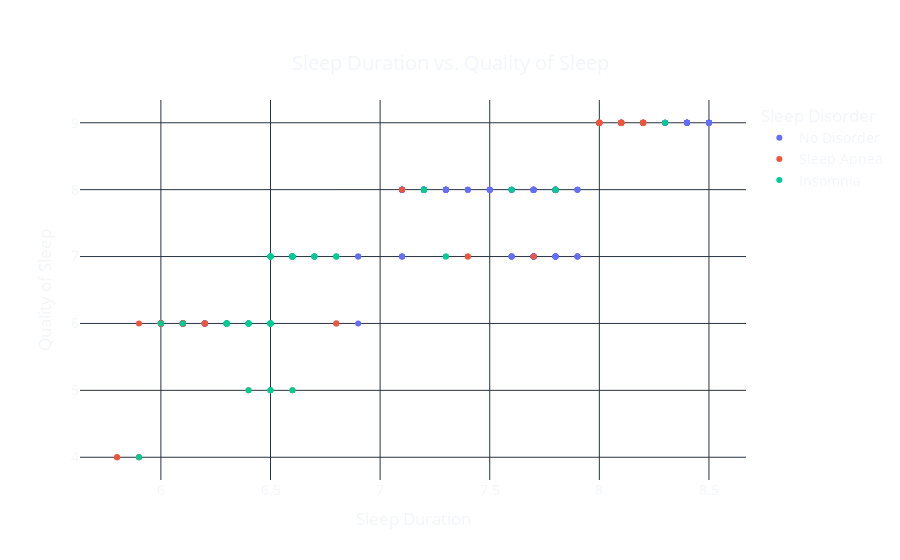

The code cell stored with this chart in its notebook:
### Code cell
fig = px.scatter(data, x='Sleep Duration', y='Quality of Sleep', color='Sleep Disorder', 
                    title='Sleep Duration vs. Quality of Sleep',
                    labels={'Sleep Duration': 'Sleep Duration', 'Quality of Sleep': 'Quality of Sleep'},
                    template='plotly_dark')

fig.update_layout(
    xaxis_title='Sleep Duration',
    yaxis_title='Quality of Sleep',
    title={
        'text': "Sleep Duration vs. Quality of Sleep",
        'y': 0.9,
        'x': 0.5,
        'xanchor': 'center',
        'yanchor': 'top'},
    font=dict(size=14),
    plot_bgcolor='rgba(0,0,0,0)',
    paper_bgcolor='rgba(0,0,0,0)'
)

fig.show()

### Figure 1 — Plotly figure (JSON) as saved in the notebook; plotly's stock layout.template omitted (floating-point values rounded to 4 significant figures; data arrays with more than 128 entries replaced by an {"elided": "..."} marker saying what was removed)
{"data": [{"hovertemplate": "Sleep Disorder=No Disorder<br>Sleep Duration=%{x}<br>Quality of Sleep=%{y}<extra></extra>", "legendgroup": "No Disorder", "marker": {"color": "#636efa", "symbol": "circle"}, "mode": "markers", "name": "No Disorder", "orientation": "v", "showlegend": true, "type": "scatter", "x": {"elided": "219 float values"}, "xaxis": "x", "y": {"elided": "219 int values"}, "yaxis": "y"}, {"hovertemplate": "Sleep Disorder=Sleep Apnea<br>Sleep Duration=%{x}<br>Quality of Sleep=%{y}<extra></extra>", "legendgroup": "Sleep Apnea", "marker": {"color": "#EF553B", "symbol": "circle"}, "mode": "markers", "name": "Sleep Apnea", "orientation": "v", "showlegend": true, "type": "scatter", "x": [5.9, 5.9, 6.5, 6, 6.4, 7.7, 5.8, 5.8, 7.4, 6.6, 7.2, 7.1, 7.4, 6.8, 6.8, 7.8, 6.5, 5.9, 6, 6.1, 6.1, 6.1, 6.1, 6.2, 6.2, 6.2, 8.1, 8.1, 6.1, 6, 6, 6, 6, 6, 6, 6, 6.1, 6, 6.1, 6.1, 6, 6.1, 6, 6.1, 6.1, 6, 6.1, 6.1, 8.1, 8.1, 8.2, 8.2, 8.2, 8.2, 8.2, 8.1, 8.1, 8.1, 8, 8, 8, 8, 8, 8, 8.2, 8.2, 8.2, 8.2, 8, 8, 8.1, 8, 8.1, 8.1, 8, 8.1, 8.1, 8.1], "xaxis": "x", "y": [4, 4, 5, 6, 5, 7, 4, 4, 7, 5, 8, 8, 7, 6, 6, 8, 6, 6, 6, 6, 6, 6, 6, 6, 6, 6, 9, 9, 6, 6, 6, 6, 6, 6, 6, 6, 6, 6, 6, 6, 6, 6, 6, 6, 6, 6, 6, 6, 9, 9, 9, 9, 9, 9, 9, 9, 9, 9, 9, 9, 9, 9, 9, 9, 9, 9, 9, 9, 9, 9, 9, 9, 9, 9, 9, 9, 9, 9], "yaxis": "y"}, {"hovertemplate": "Sleep Disorder=Insomnia<br>Sleep Duration=%{x}<br>Quality of Sleep=%{y}<extra></extra>", "legendgroup": "Insomnia", "marker": {"color": "#00cc96", "symbol": "circle"}, "mode": "markers", "name": "Insomnia", "orientation": "v", "showlegend": true, "type": "scatter", "x": [5.9, 6.3, 6.5, 6.4, 6, 7.2, 6.6, 7.2, 6.5, 7.6, 6.5, 6.7, 6.3, 6.7, 6.5, 6.7, 6.4, 6.5, 6.5, 6.5, 6.5, 6.5, 6.5, 6.5, 6.5, 6.5, 7.8, 7.8, 6.6, 6.4, 6.3, 6.4, 6.6, 6.3, 6.6, 6.3, 6.6, 6.3, 6.6, 6.3, 6.6, 6.3, 6.6, 6.3, 6.4, 6.5, 6.3, 6.4, 6.5, 6.3, 6.4, 6.5, 6.3, 6.5, 6.3, 6.8, 6.8, 6.8, 6.5, 6.5, 6.5, 6.5, 6.6, 6.6, 6.6, 6.6, 6.6, 7.3, 7.3, 6.1, 6.5, 6.5, 6.6, 6.6, 6.6, 6.6, 8.3], "xaxis": "x", "y": [4, 6, 5, 5, 6, 8, 5, 8, 5, 8, 6, 7, 6, 7, 6, 7, 6, 6, 6, 6, 6, 6, 6, 6, 6, 6, 8, 8, 7, 6, 6, 6, 7, 6, 7, 6, 7, 6, 7, 6, 7, 6, 7, 6, 6, 7, 6, 6, 7, 6, 6, 7, 6, 7, 6, 7, 7, 7, 7, 7, 7, 7, 7, 7, 7, 7, 7, 7, 7, 6, 7, 7, 7, 7, 7, 7, 9], "yaxis": "y"}], "layout": {"font": {"size": 14}, "legend": {"title": {"text": "Sleep Disorder"}, "tracegroupgap": 0}, "paper_bgcolor": "rgba(0,0,0,0)", "plot_bgcolor": "rgba(0,0,0,0)", "title": {"text": "Sleep Duration vs. Quality of Sleep", "x": 0.5, "xanchor": "center", "y": 0.9, "yanchor": "top"}, "xaxis": {"anchor": "y", "domain": [0, 1], "title": {"text": "Sleep Duration"}}, "yaxis": {"anchor": "x", "domain": [0, 1], "title": {"text": "Quality of Sleep"}}}}
